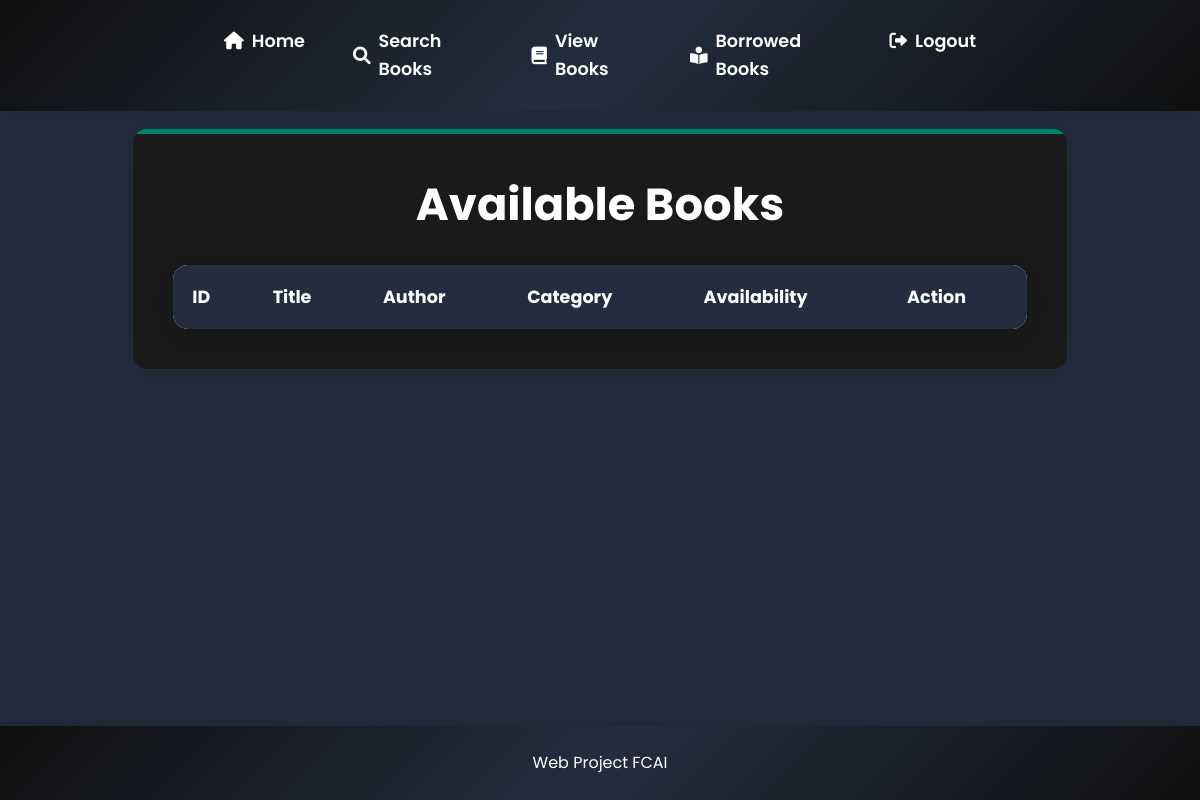
Before: /view/ with the older database file.
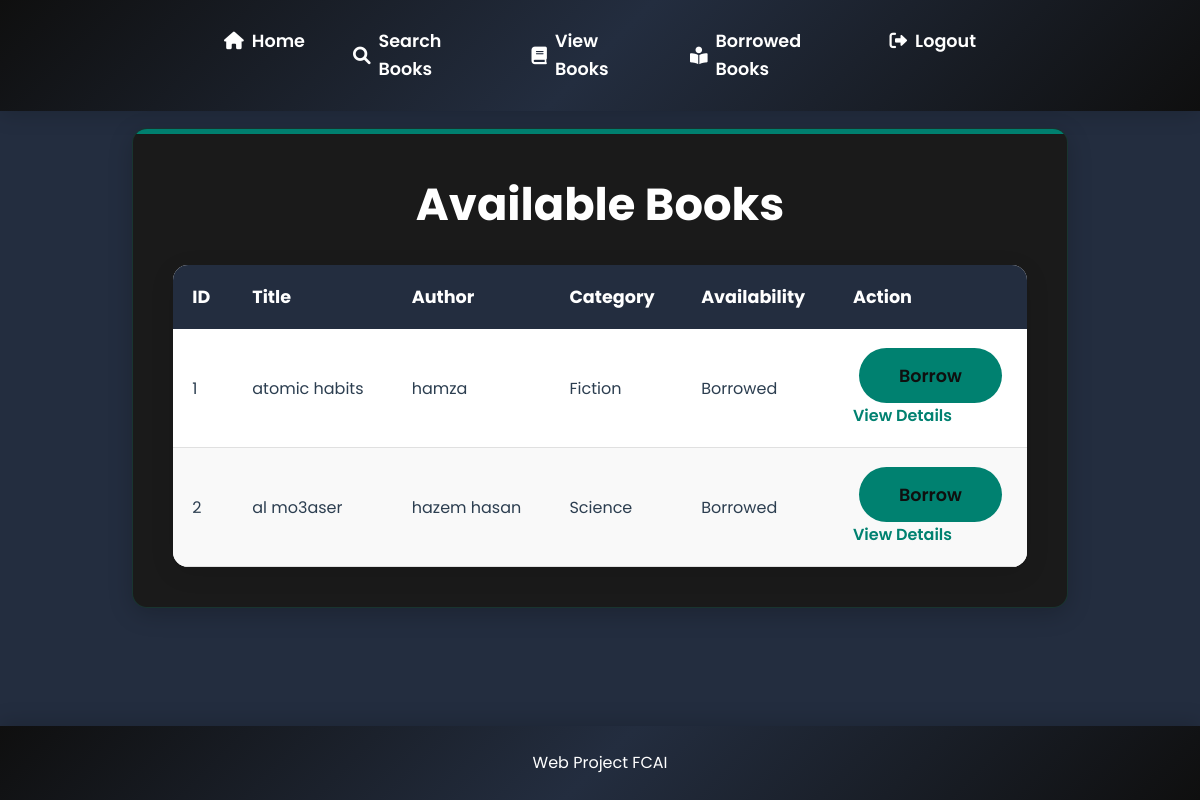
After: the same page with the newer database file.
### lib/models.py (models this page shows)
class Book_Details(models.Model):
    Name = models.CharField(max_length=120)
    Author = models.CharField(max_length=120)
    Category = models.CharField(max_length=120)
    Description = models.TextField()
    Date_Added = models.DateField()
    Availability = models.CharField( max_length=50)

### lib/views.py (the view)
# urls.py: path('view/', views.userShow_book, name='view_books'),
def userShow_book(request):  # View books
    books = Book_Details.objects.all()
    return render(request, 'user_view_books.html', {'books': books})

### templates/user_view_books.html (shortened to what this page needs)
{% load static %}
<link rel="stylesheet" href="{% static 'css/style.css' %}" />
<link rel="stylesheet" href="{% static 'css/icon.css' %}" />
<!DOCTYPE html>
<html lang="en">
  <head>
    <link rel="stylesheet" href="../css/style.css" />
  </head>
  <body>
    <nav>
      <ul>
        <li>
          <a href="{% url 'user_dashboard' %}"
            ><i class="fas fa-home"></i> Home</a
          >
        </li>
        <li>
          <a href="{% url 'search_books' %}"
            ><i class="fas fa-search"></i> Search Books</a
          >
        </li>
        <li>
          <a href="{% url 'view_books' %}"
            ><i class="fas fa-book"></i> View Books</a
          >
        </li>
        <li>
          <a href="{% url 'borrowed_books' %}"
            ><i class="fas fa-book-reader"></i> Borrowed Books</a
          >
        </li>
        <li>
          <a href="{% url 'index' %}"
            ><i class="fas fa-sign-out-alt"></i> Logout</a
          >
        </li>
      </ul>
    </nav>
    <main>
      <div class="card">
        <h1>Available Books</h1>
        <table>
          <thead>
            <tr>
              <th>ID</th>
              <th>Title</th>
              <th>Author</th>
              <th>Category</th>
              <th>Availability</th>
              <th>Action</th>
            </tr>
          </thead>
          <tbody>
            {% for book in books %}
            <tr>
              <td>{{ book.id }}</td>
              <td>{{ book.Name }}</td>
              <td>{{ book.Author }}</td>
              <td>{{ book.Category }}</td>
              <td>{{ book.Availability }}</td>
              <td>
                <form method="POST" action="{% url 'borrow_book' book.id %}">
                  <button type="submit">Borrow</button>
                </form>
                <a href="{% url 'book_details' book.id %}">View Details</a>
              </td>
            </tr>
            {% endfor %}
          </tbody>
        </table>
      </div>
    </main>
    <footer>
      <p>Web Project FCAI</p>
    </footer>
</body>
</html>

### Library/static/css/style.css (style rules this page uses)
* { margin: 0; padding: 0; box-sizing: border-box; font-family: 'Poppins', sans-serif; }
body { background: #232d3f; color: #2c3e50; line-height: 1.6; overflow-x: hidden; }
nav { background: linear-gradient(135deg, #0F0F0F 0%, #232d3f 50%, #0f0f0f 100%); padding: 1rem; position: fixed; width: 100%; top: 0; box-shadow: 0 4px 20px rgba(0, 0, 0, 0.15); z-index: 100; }
nav ul { list-style: none; display: flex; justify-content: space-around; max-width: 800px; margin: 0 auto; }
nav a { color: white; text-decoration: none; padding: 0.7rem 1.5rem; font-weight: 600; font-size: 1.1rem; display: flex; align-items: center; transition: all 0.3s ease; border-radius: 20px; }
nav a i { margin-right: 0.5rem; }
main { margin-top: 80px; margin-bottom: 80px; padding: 3rem 2rem; max-width: 1000px; margin-left: auto; margin-right: auto; min-height: calc(100vh - 160px); }
h1 { color: white; font-size: 2.8rem; font-weight: 700; margin-bottom: 1.5rem; text-align: center; position: relative; }
.card { background: #1a1a1a; padding: 2.5rem; border-radius: 15px; box-shadow: 0 6px 25px rgba(0, 0, 0, 0.2); border: 1px solid rgba(22, 160, 133, 0.2); position: relative; overflow: hidden; }
.card::before { content: ''; position: absolute; top: 0; left: 0; width: 100%; height: 5px; background: #008170; }
form button { background: #008170; color: #0F0F0F; padding: 0.9rem 2.5rem; border: none; border-radius: 30px; font-weight: 600; font-size: 1.1rem; cursor: pointer; display: block; margin: 0 auto; transition: all 0.3s ease; }
table { width: 100%; border-collapse: collapse; margin-top: 1.5rem; background: white; border-radius: 15px; overflow: hidden; box-shadow: 0 6px 25px rgba(0, 0, 0, 0.1); }
th, td { padding: 1.2rem; text-align: left; }
th { background: #232d3f ; color: white; font-weight: 700; font-size: 1.1rem; }
td { border-bottom: 1px solid #e0e0e0; font-size: 1rem; }
tr:nth-child(even) { background: #f9f9f9; }
td a { color: #008170; text-decoration: none; font-weight: 600; margin-right: 15px; transition: color 0.3s ease; }
footer { text-align: center; padding: 1.5rem; background: linear-gradient(135deg, #0f0f0f 0%, #232d3f 50%, #0f0f0f 100%); color: white; position: fixed; bottom: 0; width: 100%; box-shadow: 0 -4px 20px rgba(0, 0, 0, 0.15); font-size: 1rem; z-index: 100; }
footer p { margin: 0; }

Changed rows visible on the page:
added Book_Details: id "1", Name "atomic habits", Author "hamza", Category "Fiction", Availability "Borrowed"
added Book_Details: id "2", Name "al mo3aser", Author "hazem hasan", Category "Science", Availability "Borrowed"
